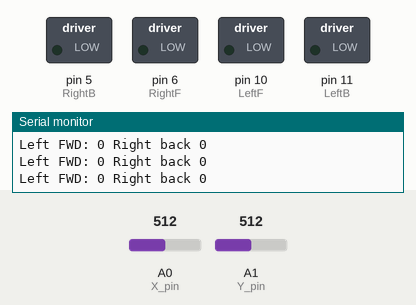
A sketch run on a simulated Arduino Uno, built with avr-gcc and run on an emulated ATmega328P. Shown: switched loads named in the sketch (green lamp = pin HIGH), the last lines printed to the serial monitor. Inputs (shaded band) come from the test bench; at power-on: A0 (X_pin) = 512, A1 (Y_pin) = 512.

Above: at 1.2 s.
1.3 s: A0 (X_pin) set to 522
At 2.5 s:
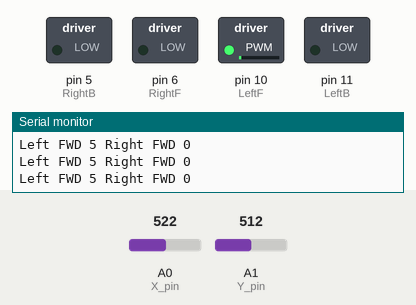
2.8 s: A1 (Y_pin) set to 503
At 4.0 s:
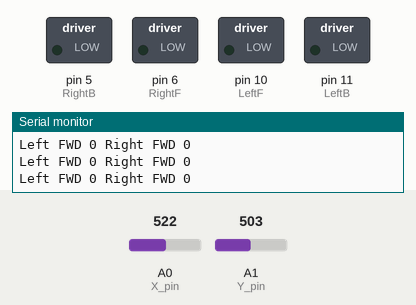
5.8 s: A0 (X_pin) set to 511
At 7.0 s:
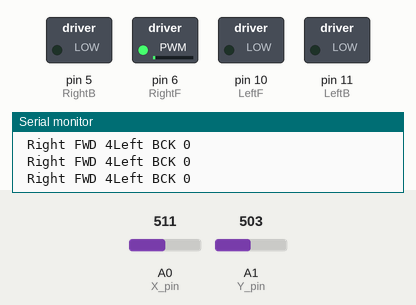
7.3 s: A1 (Y_pin) set to 325
At 8.4 s:
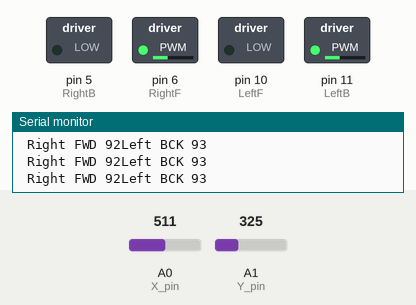
8.8 s: A1 (Y_pin) set to 298
At 9.9 s:
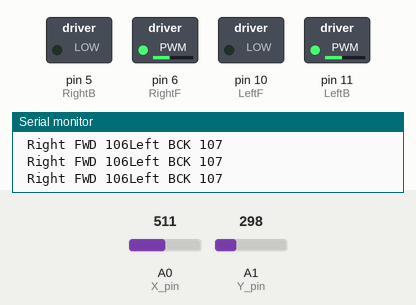
11.8 s: A0 (X_pin) set to 306
At 13.3 s:
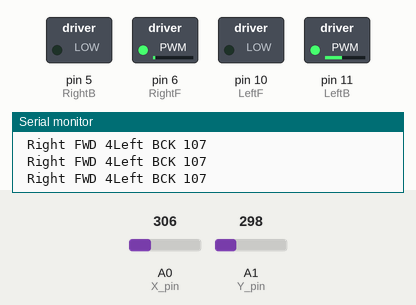
Timing chart, 0 to 14.3 s (numbered marks = the images above; inputs shaded):
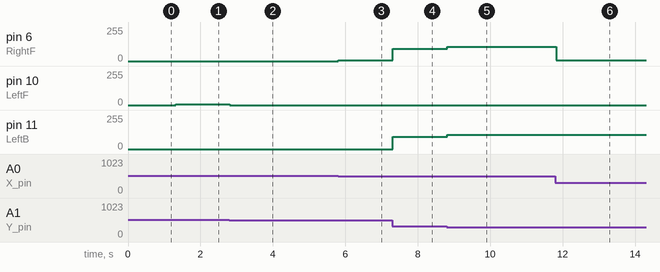

Measured:
- after the input at 1.3 s, pin 10 (LeftF): 0/255 → 5/255 at once
- after the input at 2.8 s, pin 10 (LeftF): 5/255 → 0/255 at once
- after the input at 5.8 s, pin 6 (RightF): 0/255 → 4/255 at once
- after the input at 7.3 s, pin 6 (RightF): 4/255 → 92/255 at once; pin 11 (LeftB): 0/255 → 93/255 at once
- after the input at 8.8 s, pin 6 (RightF): 92/255 → 106/255 at once; pin 11 (LeftB): 93/255 → 107/255 at once
- after the input at 11.8 s, pin 6 (RightF): 106/255 → 4/255 at once

The sketch:

Motor_Code.ino
```cpp
const int SW_pin = 8; // digital pin connected to switch output
const int X_pin = 0; // analog pin connected to X output
const int Y_pin = 1; // analog pin connected to Y output
int LeftB = 11;
int LeftF = 10;
int RightF = 6;
int RightB = 5;

void setup() {
  pinMode(SW_pin, INPUT);
  digitalWrite(SW_pin, HIGH);
  pinMode(X_pin, OUTPUT);
  pinMode(Y_pin, OUTPUT);
  pinMode(LeftB, OUTPUT);
  pinMode(LeftF, OUTPUT);
  pinMode(RightF, OUTPUT);
  pinMode(RightB, OUTPUT);
  Serial.begin(9600);
}


void loop()
{

  /*Serial.print("Switch:  ");
  Serial.print(digitalRead(SW_pin));
  Serial.print(" | ");
  Serial.print("X-axis: ");
  Serial.print(analogRead(X_pin));
  Serial.print(" | ");
  Serial.print("Y-axis: ");
  Serial.print(analogRead(Y_pin));
  Serial.println(" | ");
  delay(200);*/

  int Y_val = analogRead(X_pin);
  int X_val = analogRead(Y_pin);

   X_val = map(X_val, 0, 1023, -255, 255);
   Y_val = map(Y_val, 0, 1023, -255, 255);

 /*  Serial.print("Switch:  ");
  Serial.print(digitalRead(SW_pin));
  Serial.print(" | ");
  Serial.print("X-axis: ");
  Serial.print((X_val));
  Serial.print(" | ");
  Serial.print("Y-axis: ");
  Serial.print((Y_val));
  Serial.println(" | ");
  delay(200);*/

  //Serial.print(Y_val);
  //Serial.print(" ");
  //Serial.println(X_val);

   //Serial.print(X_val);
   //Serial.print(" ");
   //Serial.println(Y_val);

  //X_val = X_val - 5;
  //Y_val = Y_val - 5;

  double theta=0.00;

  theta = atan2(Y_val, X_val);

  int remap = 0;

   remap = abs(abs(X_val)-abs(Y_val));

 // Serial.println(remap);


    // analogWrite(LeftB,0);
     //analogWrite(LeftF,0);
     //analogWrite(RightF,0);
     //analogWrite(RightB,0);


if(abs(X_val)<=10&&abs(Y_val)<=10)
  {
  analogWrite(LeftB,0);
  analogWrite(LeftF,0);
  analogWrite(RightF,0);
  analogWrite(RightB,0);

  X_val = 0;
  Y_val = 0;

  }


 if(theta>=0&&theta<=0.79)     //Quadrant 1
  {
    //Y_val-=255;
     analogWrite(LeftB,0);
     analogWrite(LeftF,X_val);
     analogWrite(RightF,0);
     analogWrite(RightB,remap);

     Serial.print("Left FWD: ");
     Serial.print(X_val);
     Serial.print(" ");
      Serial.print("Right back ");
     Serial.println(remap);

  }


 if(theta>0.79&&theta<=1.57)     //Quadrant 2
  {
    //X_val-=255;
     analogWrite(LeftB,0);
     analogWrite(LeftF,Y_val);
     analogWrite(RightF,remap);
     analogWrite(RightB,0);


     Serial.print("Left FWD ");
     Serial.print(Y_val);
     Serial.print(" ");
     Serial.print("Right FWD ");
     Serial.println(remap);


  }

   if(theta>1.57&&theta<=2.36)     //Quadrant 3
  {
    //X_val+=255;
     analogWrite(LeftB,0);
     analogWrite(LeftF,remap);
     analogWrite(RightF,Y_val);
     analogWrite(RightB,0);

     Serial.print("Left FWD ");
    Serial.print(remap);
    Serial.print(" ");
     Serial.print("Right FWD ");
    Serial.println(Y_val);
  }

   if(theta>2.36&&theta<=3.14)     //Quadrant 4
  {
    //Y_val-=255;
     analogWrite(LeftB,remap);
     analogWrite(LeftF,0);
     analogWrite(RightF,abs(X_val));
     analogWrite(RightB,0);

       Serial.print("Left BCK ");
     Serial.println(remap);
     Serial.print(" ");
      Serial.print("Right FWD  ");
     Serial.print(abs(X_val));


  }

   if(theta>-3.14&&theta<-2.36)     //Quadrant 5
  {
    //Y_val+=255;
     analogWrite(LeftB,abs(X_val));
     analogWrite(LeftF,0);
     analogWrite(RightF,remap);
     analogWrite(RightB,0);


      Serial.print("Left BCK ");
     Serial.println(abs(X_val));
      Serial.print(" ");
      Serial.print("Right FWD ");
     Serial.print(remap);


  }

   if(theta>=-2.36&&theta<-1.57)     //Quadrant 6
  {
    //X_val+=255;
     analogWrite(LeftB,abs(Y_val));
     analogWrite(LeftF,0);
     analogWrite(RightF,0);
     analogWrite(RightB,remap);


      Serial.print("Left BCK ");
     Serial.println(abs(Y_val));
     Serial.print(" ");
      Serial.print("Right BCK ");
     Serial.print(remap);


  }

   if(theta>=-1.57&&theta<=-0.79)     //Quadrant 7
  {
    //X_val-=255;
     analogWrite(LeftB,remap);
     analogWrite(LeftF,0);
     analogWrite(RightF,0);
     analogWrite(RightB,abs(Y_val));

      Serial.print("Left BCK ");
     Serial.print(remap);
     Serial.print(" ");
      Serial.print("Right BCK ");
     Serial.println(abs(Y_val));

  }

   if(theta>=-0.79&&theta<0)     //Quadrant 8
  {
    //Y_val+=255;
     analogWrite(LeftB,0);
     analogWrite(LeftF,remap);
     analogWrite(RightF,0);
     analogWrite(RightB,X_val);

      Serial.print("Left FWD ");
     Serial.println(remap);
     Serial.print("Right BCK ");
     Serial.print(X_val);
     Serial.print(" ");


  }


//Serial.println(theta);


  //delay(500);

  //switching of quadrants

}
```
